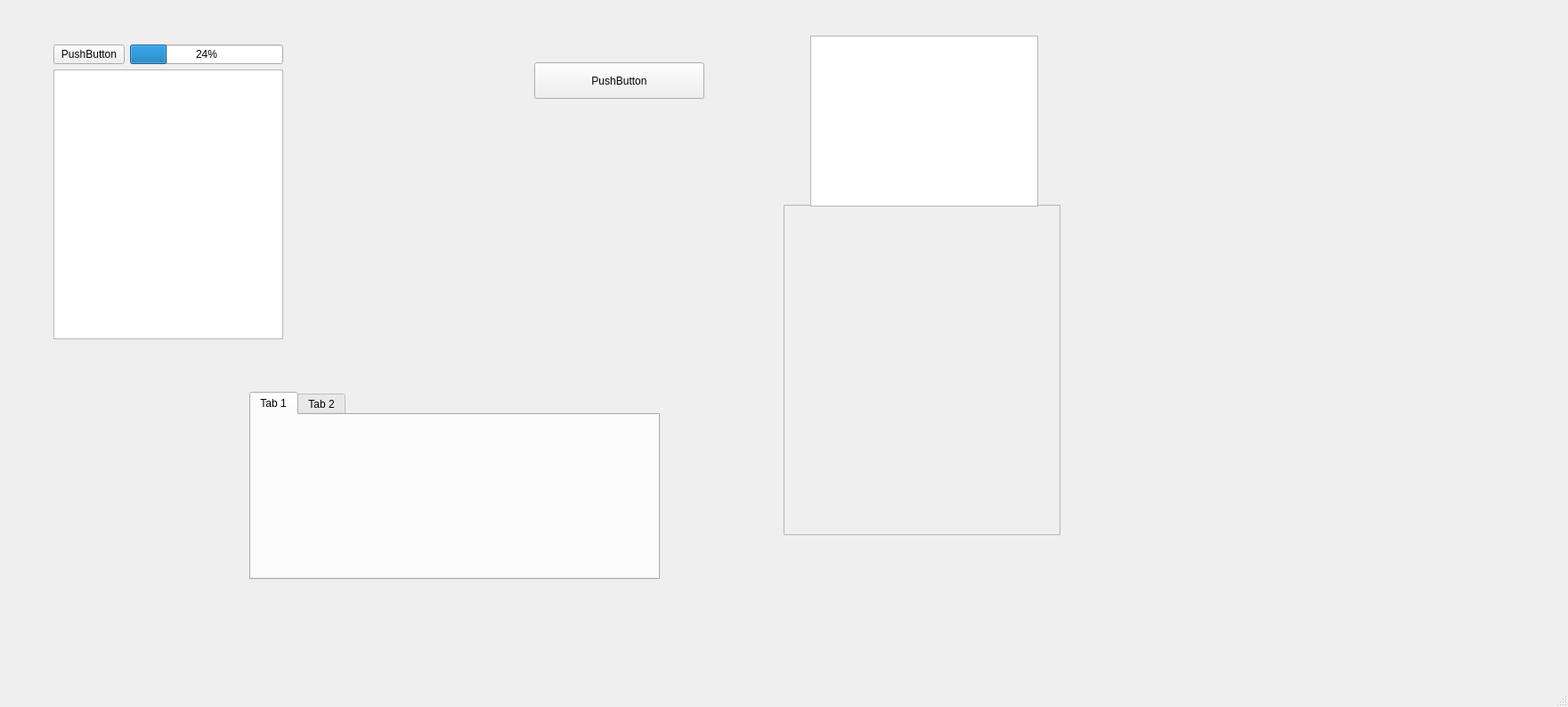
<?xml version="1.0" encoding="UTF-8"?>
<ui version="4.0">
 <class>MainWindow</class>
 <widget class="QMainWindow" name="MainWindow">
  <property name="geometry">
   <rect>
    <x>0</x>
    <y>0</y>
    <width>1761</width>
    <height>794</height>
   </rect>
  </property>
  <property name="windowTitle">
   <string>MainWindow</string>
  </property>
  <widget class="QWidget" name="centralwidget">
   <widget class="QWidget" name="layoutWidget">
    <property name="geometry">
     <rect>
      <x>60</x>
      <y>50</y>
      <width>258</width>
      <height>331</height>
     </rect>
    </property>
    <layout class="QVBoxLayout" name="verticalLayout">
     <item>
      <layout class="QHBoxLayout" name="horizontalLayout" stretch="2,8">
       <item>
        <widget class="QPushButton" name="btnOpenFolder">
         <property name="sizePolicy">
          <sizepolicy hsizetype="Fixed" vsizetype="Fixed">
           <horstretch>0</horstretch>
           <verstretch>0</verstretch>
          </sizepolicy>
         </property>
         <property name="text">
          <string>PushButton</string>
         </property>
        </widget>
       </item>
       <item>
        <widget class="QProgressBar" name="progress_bar_load">
         <property name="value">
          <number>24</number>
         </property>
        </widget>
       </item>
      </layout>
     </item>
     <item>
      <widget class="QListView" name="listView"/>
     </item>
    </layout>
   </widget>
   <widget class="QFrame" name="frame">
    <property name="geometry">
     <rect>
      <x>880</x>
      <y>230</y>
      <width>311</width>
      <height>371</height>
     </rect>
    </property>
    <property name="frameShape">
     <enum>QFrame::StyledPanel</enum>
    </property>
    <property name="frameShadow">
     <enum>QFrame::Raised</enum>
    </property>
   </widget>
   <widget class="QPushButton" name="pushButton">
    <property name="geometry">
     <rect>
      <x>600</x>
      <y>70</y>
      <width>191</width>
      <height>41</height>
     </rect>
    </property>
    <property name="text">
     <string>PushButton</string>
    </property>
   </widget>
   <widget class="QTableView" name="tableView">
    <property name="geometry">
     <rect>
      <x>910</x>
      <y>40</y>
      <width>256</width>
      <height>192</height>
     </rect>
    </property>
   </widget>
   <widget class="QTabWidget" name="tabWidget">
    <property name="geometry">
     <rect>
      <x>280</x>
      <y>440</y>
      <width>461</width>
      <height>211</height>
     </rect>
    </property>
    <widget class="QWidget" name="tab">
     <attribute name="title">
      <string>Tab 1</string>
     </attribute>
    </widget>
    <widget class="QWidget" name="tab_2">
     <attribute name="title">
      <string>Tab 2</string>
     </attribute>
    </widget>
   </widget>
  </widget>
  <widget class="QMenuBar" name="menubar">
   <property name="geometry">
    <rect>
     <x>0</x>
     <y>0</y>
     <width>1761</width>
     <height>26</height>
    </rect>
   </property>
  </widget>
  <widget class="QStatusBar" name="statusbar"/>
 </widget>
 <resources/>
 <connections/>
</ui>
